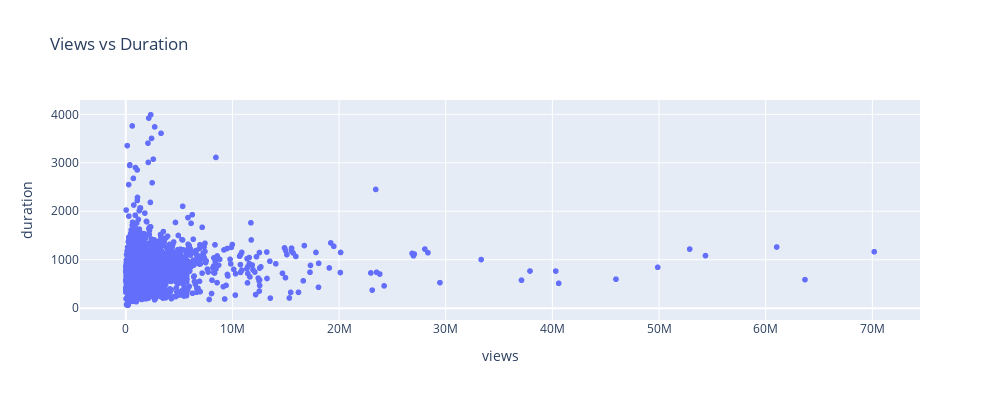

This figure's notebook cell:
### Code cell
import plotly.express as px
fig = px.scatter(duration, x='views', y='duration', title="Views vs Duration",width=1000, height=400 )
fig.show()

### Figure 1 — Plotly figure (JSON) as saved in the notebook; plotly's stock layout.template omitted (floating-point values rounded to 4 significant figures; data arrays with more than 128 entries replaced by an {"elided": "..."} marker saying what was removed)
{"data": [{"hovertemplate": "views=%{x}<br>duration=%{y}<extra></extra>", "legendgroup": "", "marker": {"color": "#636efa", "symbol": "circle"}, "mode": "markers", "name": "", "showlegend": false, "type": "scattergl", "x": {"elided": "6357 int values"}, "xaxis": "x", "y": {"elided": "6357 int values"}, "yaxis": "y"}], "layout": {"height": 400, "legend": {"tracegroupgap": 0}, "title": {"text": "Views vs Duration"}, "width": 1000, "xaxis": {"anchor": "y", "domain": [0, 1], "title": {"text": "views"}}, "yaxis": {"anchor": "x", "domain": [0, 1], "title": {"text": "duration"}}}}
